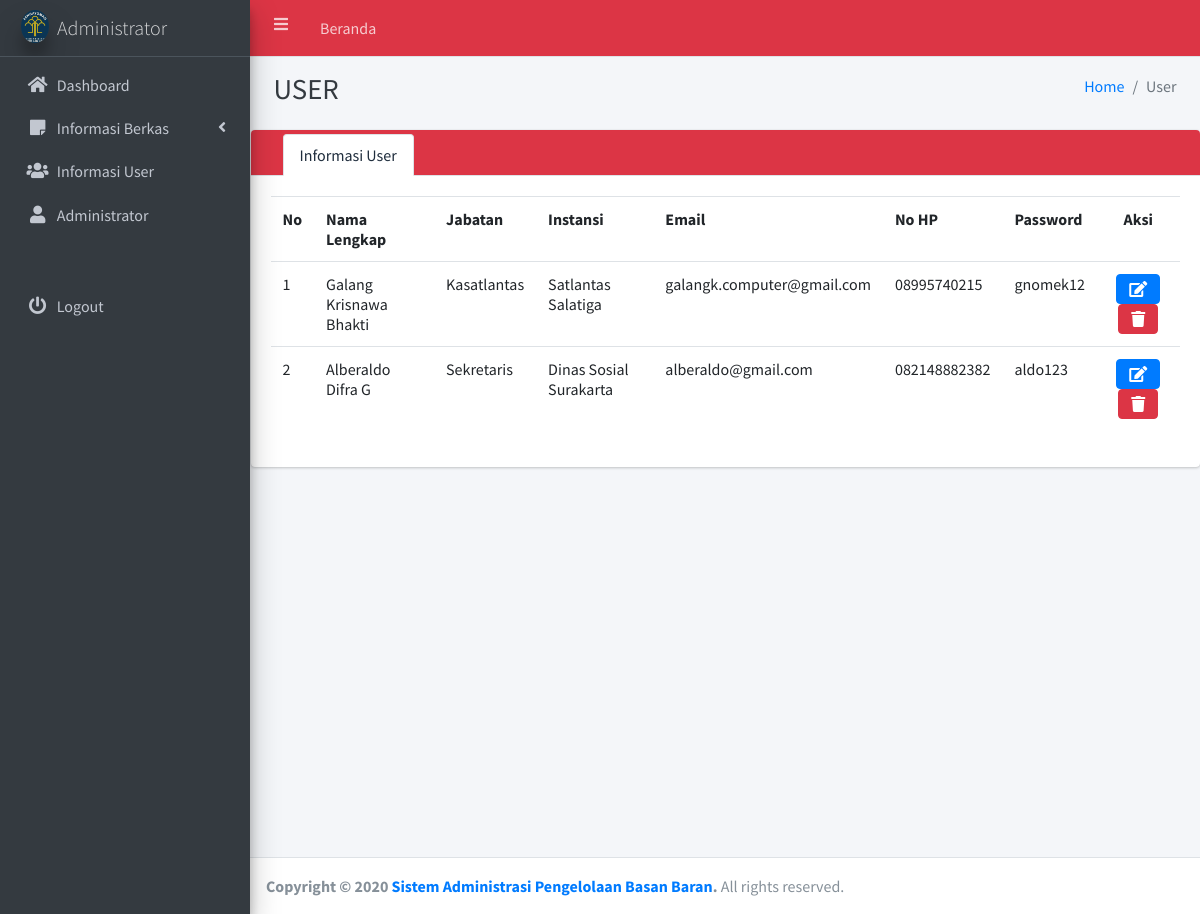
The page /admin/index.php?page=users on the database its author committed.
### tables this page shows
CREATE TABLE `users` (
  `id_user` int(3) NOT NULL,
  `nama_lengkap` varchar(50) NOT NULL,
  `jabatan` varchar(50) NOT NULL,
  `instansi` varchar(50) NOT NULL,
  `email` varchar(50) NOT NULL,
  `nohp` varchar(20) NOT NULL,
  `password` varchar(20) NOT NULL,
  `level` varchar(5) NOT NULL
);

### admin/users.php (the view, shortened to what this page needs)
 <div class="card card-danger card-tabs" style="width:100%">
 	<div class="card-header p-0 pt-1">
 		<ul class="nav nav-tabs" id="custom-tabs-two-tab" role="tablist">
 			<li class="pt-2 px-3">
 			</li>
 			<li class="nav-item">
 				<a class="nav-link active" id="custom-tabs-two-data-tab" data-toggle="pill" href="#custom-tabs-two-data" role="tab" aria-controls="custom-tabs-two-data" aria-selected="true">Informasi User</a>
 			</li>
 		</ul>
 	</div>
 	<div class="card-body">
 		<div class="tab-content" id="custom-tabs-two-tabContent">
 			<div class="tab-pane fade show active" id="custom-tabs-two-data" role="tabpanel" aria-labelledby="custom-tabs-two-data-tab">
<table class="table">
  <tr>
    <th>No</th>
    <th>Nama Lengkap</th>
    <th>Jabatan</th>
    <th>Instansi</th>
    <th>Email</th>
    <th>No HP</th>
    <th>Password</th>
    <th colspan="2" class="text-center">Aksi</th>
  </tr>
  <?php
    $no=1;
    $q=mysqli_query($koneksi,"SELECT * FROM users WHERE level='user'");
    while ($d=mysqli_fetch_array($q)) {
   ?>
  <tr>
    <td><?php echo $no++ ?></td>
    <td><?php echo $d['nama_lengkap'] ?></td>
    <td><?php echo $d['jabatan'] ?></td>
    <td><?php echo $d['instansi'] ?></td>
    <td><?php echo $d['email'] ?></td>
    <td><?php echo $d['nohp'] ?></td>
    <td><?php echo $d['password'] ?></td>
    <td class="text-center">
      <a class="btn btn-primary" href="index.php?page=edit_user&id=<?php echo $d['id_user'] ?>">
        <i class="fa fa-edit"></i></a>
      <a class="btn btn-danger" href="config/data.php?page=hapus_user&id=<?php echo $d['id_user'] ?>">
        <i class="fa fa-trash"></i></a>
    </td>
  </tr>
<?php } ?>
</table>
</div>
</div>
</div>
</div>

### admin/index.php (shortened to what this page needs)
<?php
require_once '../config/database.php';
$page=isset($_GET['page']) ? ($_GET['page']) : "";
 ?>
<!DOCTYPE html>
<html lang="en">
<head>
<link rel="stylesheet" href="../plugins/fontawesome-free/css/all.min.css">
<link rel="stylesheet" href="../dist/css/adminlte.min.css">
</head>
<body class="hold-transition sidebar-mini layout-fixed layout-navbar-fixed">
<div class="wrapper">
	<nav class="main-header navbar navbar-expand navbar-danger navbar-dark">
	<ul class="navbar-nav">
		<li class="nav-item">
			<a class="nav-link" data-widget="pushmenu" href="#" role="button"><i class="fas fa-bars"></i></a>
		</li>
		<li class="nav-item d-none d-sm-inline-block">
			<a href="index.php" class="nav-link">Beranda</a>
		</li>
	</ul>
	</nav>
	<aside class="main-sidebar sidebar-dark-info elevation-4">
	<a href="index.php" class="brand-link">
	<img src="../dist/logone.png" alt="SisfoLogo" class="brand-image img-circle elevation-5" style="opacity: .8">
	<span class="brand-text font-weight-light">Administrator</span>
	</a>
	<div class="sidebar">
		<nav class="mt-2">
		<ul class="nav nav-pills nav-sidebar flex-column" data-widget="treeview" role="menu" data-accordion="false">
			<li class="nav-item">
				<a href="index.php" class="nav-link">
				<i class="fa fa-home nav-icon"></i>
				<p>
					 Dashboard
				</p>
				</a>
			</li>
      <li class="nav-item has-treeview">
        <a href="#" class="nav-link">
          <i class="fa fa-sticky-note nav-icon"></i>
          <p>
            Informasi Berkas
            <i class="right fas fa-angle-left"></i>
          </p>
        </a>
      </li>
      <li class="nav-item">
				<a href="index.php?page=users" class="nav-link">
				<i class="fa fa-users nav-icon"></i>
				<p>
					 Informasi User
				</p>
				</a>
			</li>
			<li class="nav-item">
				<a href="index.php?page=settings" class="nav-link">
				<i class="fa fa-user nav-icon"></i>
				<p>
					 Administrator
				</p>
				</a>
			</li>
			<br>
			<br>
			<li class="nav-item">
				<a href="index.php?page=logout" class="nav-link">
				<i class="fa fa-power-off nav-icon"></i>
				<p>
					 Logout
				</p>
				</a>
			</li>
		</ul>
		</nav>
	</div>
	</aside>
	<div class="content-wrapper">
		<div class="content">
		    <?php include 'header.php'; ?>
				<div class="row">
          <?php if($page=='settings') {
              include 'settings.php';
          }
          elseif($page=='berkas_a') {
            include 'berkas_a.php';
          }
          elseif($page=='berkas_b') {
            include 'berkas_b.php';
          }
          elseif($page=='berkas_c') {
            include 'berkas_c.php';
          }
          elseif($page=='users') {
            include 'users.php';
          }
          elseif($page=='edit_user') {
            include 'users-edit.php';
          }
          elseif($page=='berhasil') {
            echo "<script>window.alert('Berkas Berhasil Diupload')</script>";
          }
          elseif($page=='gagal') {
            echo "<script>window.alert('Berkas Gagal Diupload')</script>";
          }
          elseif($page=='b_hapus') {
            echo "<script>window.alert('Berkas Berhasil Dihapus')</script>";
          }
          elseif($page=='g_hapus') {
            echo "<script>window.alert('Berkas Gagal Dihapus')</script>";
          }
          else {
            include('chart.php');
          }
           ?>
				</div>
			</div>
		</div>
	</div>
	<footer class="main-footer">
	<strong>Copyright &copy; 2020 <a href="#">Sistem Administrasi Pengelolaan Basan Baran</a>. </strong> All rights reserved. </footer>
</body>
</html>

### admin/header.php (shortened to what this page needs)
<?php
if($page=='users') {
?>
<div class='content-header'>
  <div class='container-fluid'>
    <div class='row mb-2'>
      <div class='col-sm-6'>
        <h1 class='m-0 text-dark'>USER</h1>
      </div>
      <div class='col-sm-6'>
        <ol class='breadcrumb float-sm-right'>
          <li class='breadcrumb-item'>
            <a href='index.php'>Home</a>
          </li>
          <li class='breadcrumb-item active'>User</li>
        </ol>
      </div>
</div>
</div>
</div>
<?php } ?>

### rows shown on the page
users: nama_lengkap "Galang Krisnawa Bhakti", jabatan "Kasatlantas", instansi "Satlantas Salatiga", email "galangk.computer@gmail.com", nohp "08995740215", password "gnomek12"
users: nama_lengkap "Alberaldo Difra G", jabatan "Sekretaris", instansi "Dinas Sosial Surakarta", email "alberaldo@gmail.com", nohp "082148882382", password "aldo123"
